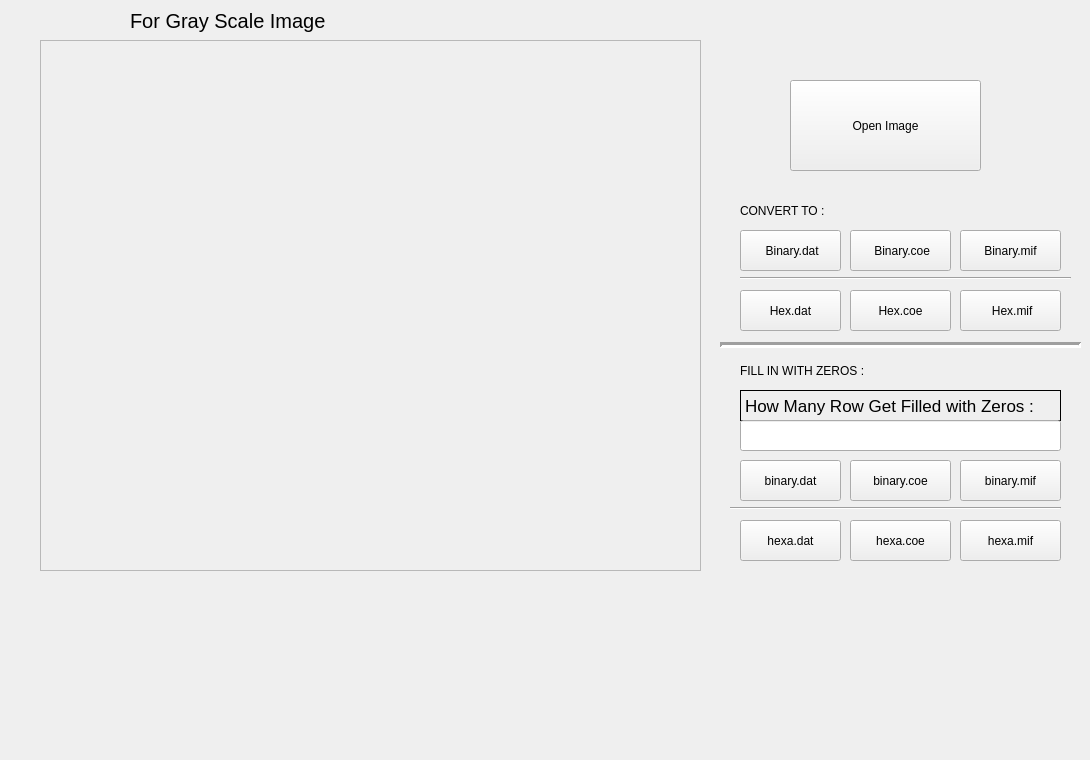
   <widget class="QWidget" name="tab3">
    <attribute name="title">
     <string>GRAY-S</string>
    </attribute>
    <widget class="Line" name="line_4">
     <property name="geometry">
      <rect>
       <x>740</x>
       <y>270</y>
       <width>331</width>
       <height>16</height>
      </rect>
     </property>
     <property name="orientation">
      <enum>Qt::Horizontal</enum>
     </property>
    </widget>
    <widget class="QPushButton" name="cvt_hexa_coe_2">
     <property name="geometry">
      <rect>
       <x>850</x>
       <y>290</y>
       <width>101</width>
       <height>41</height>
      </rect>
     </property>
     <property name="toolTip">
      <string>Convert hexadecimal format .coe file</string>
     </property>
     <property name="text">
      <string>Hex.coe</string>
     </property>
     <property name="icon">
      <iconset resource="icons.qrc">
       <normaloff>:/icons/icons/document-add-icon.png</normaloff>:/icons/icons/document-add-icon.png</iconset>
     </property>
     <property name="iconSize">
      <size>
       <width>25</width>
       <height>25</height>
      </size>
     </property>
    </widget>
    <widget class="QLabel" name="label_5">
     <property name="geometry">
      <rect>
       <x>740</x>
       <y>390</y>
       <width>321</width>
       <height>31</height>
      </rect>
     </property>
     <property name="font">
      <font>
       <pointsize>13</pointsize>
      </font>
     </property>
     <property name="frameShape">
      <enum>QFrame::Box</enum>
     </property>
     <property name="text">
      <string>How Many Row Get Filled with Zeros :</string>
     </property>
    </widget>
    <widget class="Line" name="line_5">
     <property name="geometry">
      <rect>
       <x>730</x>
       <y>500</y>
       <width>331</width>
       <height>16</height>
      </rect>
     </property>
     <property name="orientation">
      <enum>Qt::Horizontal</enum>
     </property>
    </widget>
    <widget class="QPushButton" name="cvt_hex_mif_2">
     <property name="geometry">
      <rect>
       <x>960</x>
       <y>290</y>
       <width>101</width>
       <height>41</height>
      </rect>
     </property>
     <property name="toolTip">
      <string>Convert hexadecimal format .mif file</string>
     </property>
     <property name="text">
      <string> Hex.mif</string>
     </property>
     <property name="icon">
      <iconset resource="icons.qrc">
       <normaloff>:/icons/icons/document-add-icon.png</normaloff>:/icons/icons/document-add-icon.png</iconset>
     </property>
     <property name="iconSize">
      <size>
       <width>25</width>
       <height>25</height>
      </size>
     </property>
    </widget>
    <widget class="QPushButton" name="open_image_2">
     <property name="geometry">
      <rect>
       <x>790</x>
       <y>80</y>
       <width>191</width>
       <height>91</height>
      </rect>
     </property>
     <property name="mouseTracking">
      <bool>false</bool>
     </property>
     <property name="styleSheet">
      <string notr="true"/>
     </property>
     <property name="text">
      <string>Open Image</string>
     </property>
     <property name="icon">
      <iconset resource="icons.qrc">
       <normaloff>:/icons/icons/My-Pictures-icon.png</normaloff>:/icons/icons/My-Pictures-icon.png</iconset>
     </property>
     <property name="iconSize">
      <size>
       <width>50</width>
       <height>50</height>
      </size>
     </property>
    </widget>
    <widget class="QLineEdit" name="set_row_2">
     <property name="geometry">
      <rect>
       <x>740</x>
       <y>420</y>
       <width>321</width>
       <height>31</height>
      </rect>
     </property>
    </widget>
    <widget class="QPushButton" name="cvt_hexa_2">
     <property name="geometry">
      <rect>
       <x>740</x>
       <y>290</y>
       <width>101</width>
       <height>41</height>
      </rect>
     </property>
     <property name="toolTip">
      <string>Convert hexadecimal format .dat file</string>
     </property>
     <property name="text">
      <string>Hex.dat</string>
     </property>
     <property name="icon">
      <iconset resource="icons.qrc">
       <normaloff>:/icons/icons/document-add-icon.png</normaloff>:/icons/icons/document-add-icon.png</iconset>
     </property>
     <property name="iconSize">
      <size>
       <width>25</width>
       <height>25</height>
      </size>
     </property>
    </widget>
    <widget class="QLabel" name="label_6">
     <property name="geometry">
      <rect>
       <x>740</x>
       <y>200</y>
       <width>311</width>
       <height>21</height>
      </rect>
     </property>
     <property name="text">
      <string>CONVERT TO :</string>
     </property>
    </widget>
    <widget class="QLabel" name="lbl_img_2">
     <property name="geometry">
      <rect>
       <x>30</x>
       <y>220</y>
       <width>661</width>
       <height>531</height>
      </rect>
     </property>
     <property name="minimumSize">
      <size>
       <width>661</width>
       <height>531</height>
      </size>
     </property>
     <property name="maximumSize">
      <size>
       <width>661</width>
       <height>531</height>
      </size>
     </property>
     <property name="font">
      <font>
       <kerning>true</kerning>
      </font>
     </property>
     <property name="text">
      <string/>
     </property>
    </widget>
    <widget class="QPushButton" name="cvt_bn_coe_2">
     <property name="geometry">
      <rect>
       <x>850</x>
       <y>230</y>
       <width>101</width>
       <height>41</height>
      </rect>
     </property>
     <property name="toolTip">
      <string>Convert binary format .coe file</string>
     </property>
     <property name="text">
      <string> Binary.coe</string>
     </property>
     <property name="icon">
      <iconset resource="icons.qrc">
       <normaloff>:/icons/icons/document-add-icon.png</normaloff>:/icons/icons/document-add-icon.png</iconset>
     </property>
     <property name="iconSize">
      <size>
       <width>25</width>
       <height>25</height>
      </size>
     </property>
    </widget>
    <widget class="QPushButton" name="bin_zero_btn_mif_2">
     <property name="geometry">
      <rect>
       <x>960</x>
       <y>460</y>
       <width>101</width>
       <height>41</height>
      </rect>
     </property>
     <property name="toolTip">
      <string>get filled with zeros from the last line to the added line</string>
     </property>
     <property name="text">
      <string>binary.mif</string>
     </property>
     <property name="icon">
      <iconset resource="icons.qrc">
       <normaloff>:/icons/icons/document-add-icon.png</normaloff>:/icons/icons/document-add-icon.png</iconset>
     </property>
     <property name="iconSize">
      <size>
       <width>25</width>
       <height>25</height>
      </size>
     </property>
    </widget>
    <widget class="QPushButton" name="cvt_bn_2">
     <property name="geometry">
      <rect>
       <x>740</x>
       <y>230</y>
       <width>101</width>
       <height>41</height>
      </rect>
     </property>
     <property name="toolTip">
      <string>Convert binary format .dat file</string>
     </property>
     <property name="text">
      <string> Binary.dat</string>
     </property>
     <property name="icon">
      <iconset resource="icons.qrc">
       <normaloff>:/icons/icons/document-add-icon.png</normaloff>:/icons/icons/document-add-icon.png</iconset>
     </property>
     <property name="iconSize">
      <size>
       <width>25</width>
       <height>25</height>
      </size>
     </property>
    </widget>
    <widget class="QPushButton" name="hex_zero_btn_mif_2">
     <property name="geometry">
      <rect>
       <x>960</x>
       <y>520</y>
       <width>101</width>
       <height>41</height>
      </rect>
     </property>
     <property name="toolTip">
      <string>get filled with zeros from the last line to the added line</string>
     </property>
     <property name="text">
      <string>hexa.mif</string>
     </property>
     <property name="icon">
      <iconset resource="icons.qrc">
       <normaloff>:/icons/icons/document-add-icon.png</normaloff>:/icons/icons/document-add-icon.png</iconset>
     </property>
     <property name="iconSize">
      <size>
       <width>25</width>
       <height>25</height>
      </size>
     </property>
    </widget>
    <widget class="QPushButton" name="bin_zero_btn_2">
     <property name="geometry">
      <rect>
       <x>740</x>
       <y>460</y>
       <width>101</width>
       <height>41</height>
      </rect>
     </property>
     <property name="toolTip">
      <string>get filled with zeros from the last line to the added line</string>
     </property>
     <property name="text">
      <string>binary.dat</string>
     </property>
     <property name="icon">
      <iconset resource="icons.qrc">
       <normaloff>:/icons/icons/document-add-icon.png</normaloff>:/icons/icons/document-add-icon.png</iconset>
     </property>
     <property name="iconSize">
      <size>
       <width>25</width>
       <height>25</height>
      </size>
     </property>
    </widget>
    <widget class="QPushButton" name="bin_zero_btn_coe_2">
     <property name="geometry">
      <rect>
       <x>850</x>
       <y>460</y>
       <width>101</width>
       <height>41</height>
      </rect>
     </property>
     <property name="toolTip">
      <string>get filled with zeros from the last line to the added line</string>
     </property>
     <property name="text">
      <string>binary.coe</string>
     </property>
     <property name="icon">
      <iconset resource="icons.qrc">
       <normaloff>:/icons/icons/document-add-icon.png</normaloff>:/icons/icons/document-add-icon.png</iconset>
     </property>
     <property name="iconSize">
      <size>
       <width>25</width>
       <height>25</height>
      </size>
     </property>
    </widget>
    <widget class="QLabel" name="label_7">
     <property name="geometry">
      <rect>
       <x>740</x>
       <y>360</y>
       <width>311</width>
       <height>21</height>
      </rect>
     </property>
     <property name="text">
      <string>FILL IN WITH ZEROS : </string>
     </property>
    </widget>
    <widget class="Line" name="line_6">
     <property name="geometry">
      <rect>
       <x>720</x>
       <y>335</y>
       <width>361</width>
       <height>21</height>
      </rect>
     </property>
     <property name="lineWidth">
      <number>3</number>
     </property>
     <property name="orientation">
      <enum>Qt::Horizontal</enum>
     </property>
    </widget>
    <widget class="QPushButton" name="cvt_bn_mif_2">
     <property name="geometry">
      <rect>
       <x>960</x>
       <y>230</y>
       <width>101</width>
       <height>41</height>
      </rect>
     </property>
     <property name="toolTip">
      <string>Convert binary format .mif file</string>
     </property>
     <property name="text">
      <string>Binary.mif</string>
     </property>
     <property name="icon">
      <iconset resource="icons.qrc">
       <normaloff>:/icons/icons/document-add-icon.png</normaloff>:/icons/icons/document-add-icon.png</iconset>
     </property>
     <property name="iconSize">
      <size>
       <width>25</width>
       <height>25</height>
      </size>
     </property>
    </widget>
    <widget class="QPushButton" name="hex_zero_btn_2">
     <property name="geometry">
      <rect>
       <x>740</x>
       <y>520</y>
       <width>101</width>
       <height>41</height>
      </rect>
     </property>
     <property name="toolTip">
      <string>get filled with zeros from the last line to the added line</string>
     </property>
     <property name="text">
      <string>hexa.dat</string>
     </property>
     <property name="icon">
      <iconset resource="icons.qrc">
       <normaloff>:/icons/icons/document-add-icon.png</normaloff>:/icons/icons/document-add-icon.png</iconset>
     </property>
     <property name="iconSize">
      <size>
       <width>25</width>
       <height>25</height>
      </size>
     </property>
    </widget>
    <widget class="QPushButton" name="hex_zero_btn_coe_2">
     <property name="geometry">
      <rect>
       <x>850</x>
       <y>520</y>
       <width>101</width>
       <height>41</height>
      </rect>
     </property>
     <property name="toolTip">
      <string>get filled with zeros from the last line to the added line</string>
     </property>
     <property name="text">
      <string>hexa.coe</string>
     </property>
     <property name="icon">
      <iconset resource="icons.qrc">
       <normaloff>:/icons/icons/document-add-icon.png</normaloff>:/icons/icons/document-add-icon.png</iconset>
     </property>
     <property name="iconSize">
      <size>
       <width>25</width>
       <height>25</height>
      </size>
     </property>
    </widget>
    <widget class="QLabel" name="label_8">
     <property name="geometry">
      <rect>
       <x>130</x>
       <y>0</y>
       <width>721</width>
       <height>41</height>
      </rect>
     </property>
     <property name="font">
      <font>
       <pointsize>15</pointsize>
      </font>
     </property>
     <property name="text">
      <string>For Gray Scale Image</string>
     </property>
    </widget>
    <widget class="QLabel" name="lbl_res_2">
     <property name="geometry">
      <rect>
       <x>60</x>
       <y>590</y>
       <width>371</width>
       <height>31</height>
      </rect>
     </property>
     <property name="font">
      <font>
       <pointsize>15</pointsize>
       <weight>75</weight>
       <bold>true</bold>
      </font>
     </property>
     <property name="text">
      <string/>
     </property>
    </widget>
    <widget class="QFrame" name="frame_2">
     <property name="geometry">
      <rect>
       <x>40</x>
       <y>40</y>
       <width>661</width>
       <height>531</height>
      </rect>
     </property>
     <property name="frameShape">
      <enum>QFrame::StyledPanel</enum>
     </property>
     <property name="frameShadow">
      <enum>QFrame::Raised</enum>
     </property>
     <widget class="QLabel" name="lbl_img_3">
      <property name="geometry">
       <rect>
        <x>0</x>
        <y>0</y>
        <width>661</width>
        <height>531</height>
       </rect>
      </property>
      <property name="minimumSize">
       <size>
        <width>661</width>
        <height>531</height>
       </size>
      </property>
      <property name="maximumSize">
       <size>
        <width>661</width>
        <height>531</height>
       </size>
      </property>
      <property name="font">
       <font>
        <kerning>true</kerning>
       </font>
      </property>
      <property name="text">
       <string/>
      </property>
     </widget>
    </widget>
   </widget>
